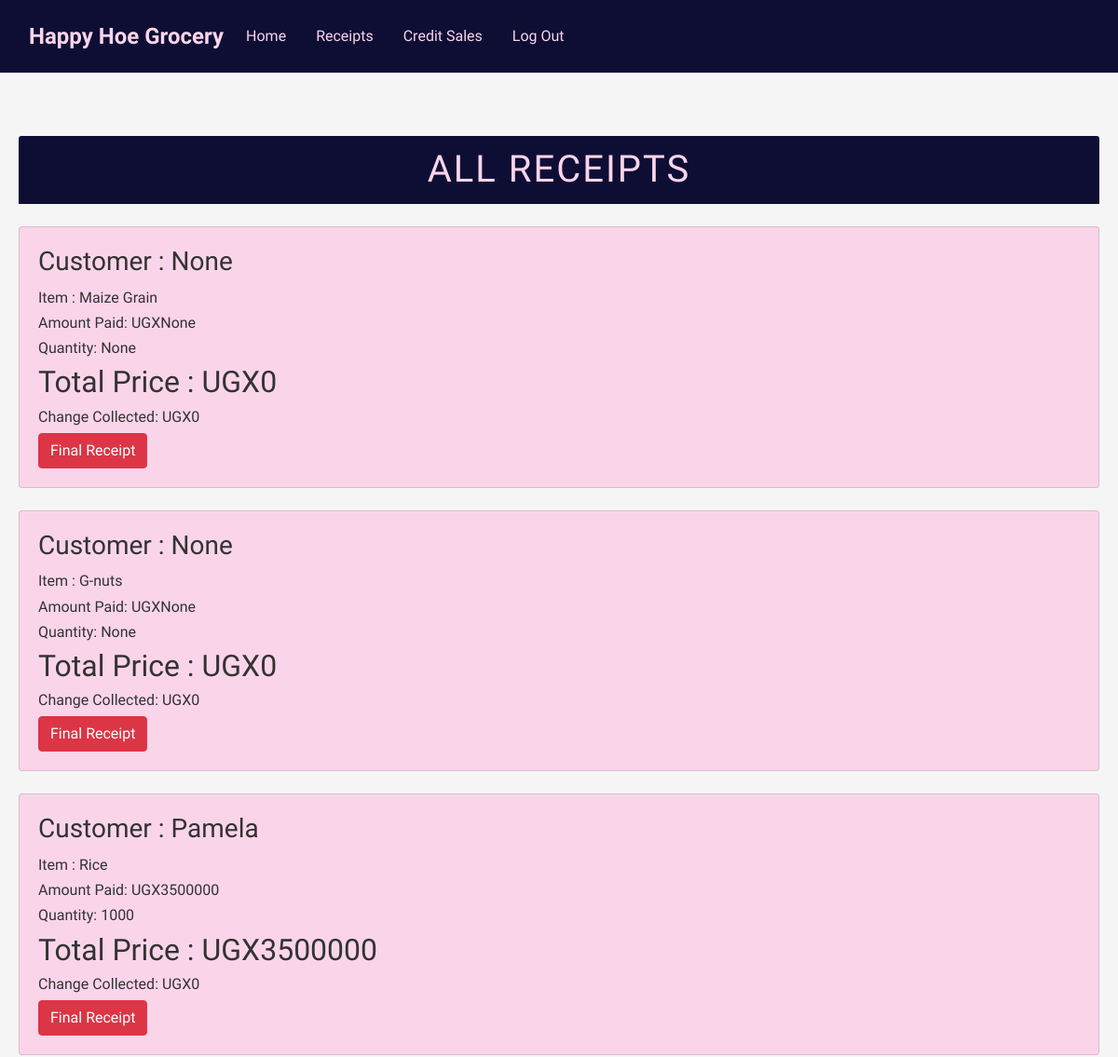
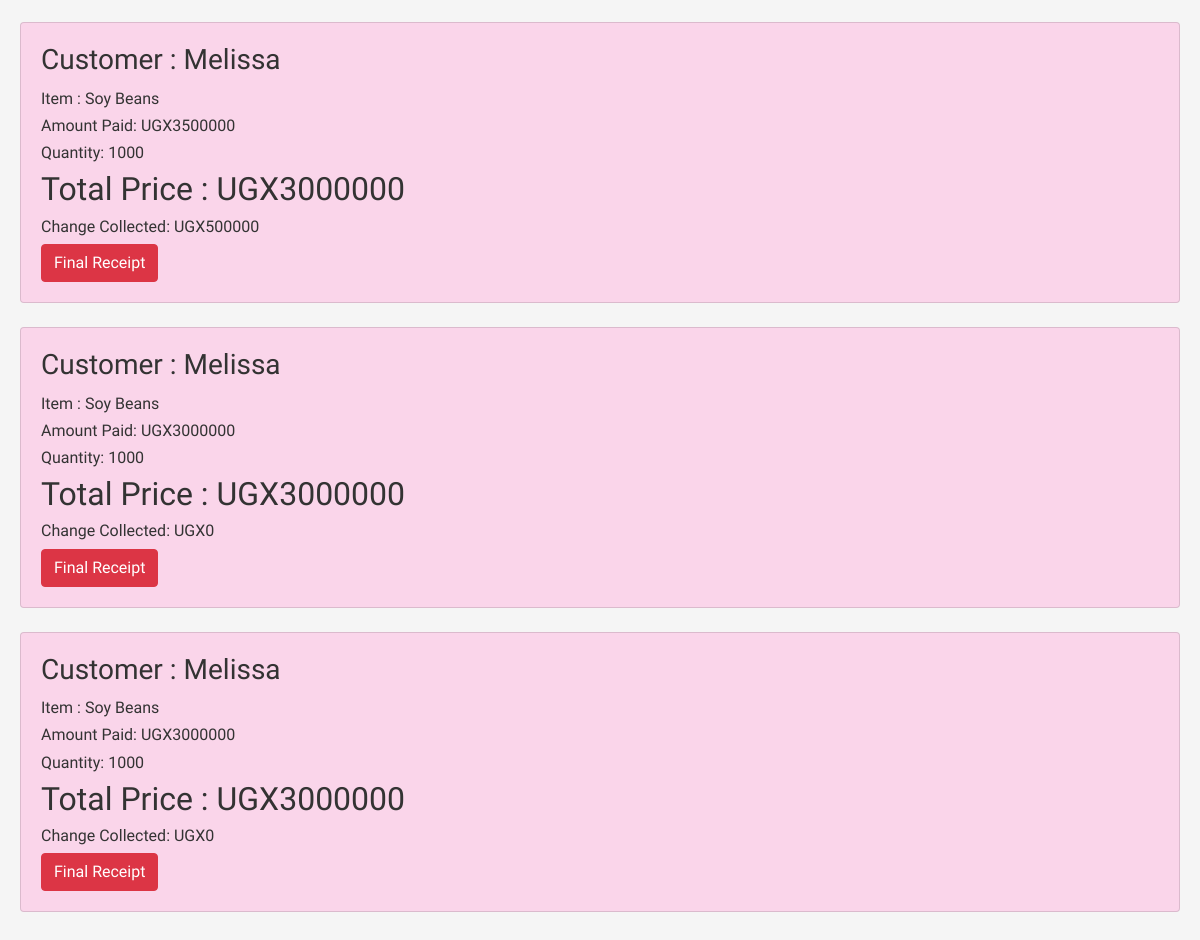
The app's page /receipt/ (signed in) with its own data (2 pictures, top to bottom).
### Groceryapp/models.py (models this page shows, shortened)
class Sale(models.Model):
    item = models.ForeignKey(Stock,on_delete=models.CASCADE)
    quantity = models.IntegerField(default=0, null=True, blank=True)
    amount_received = models.IntegerField(default=0, null=True, blank=True)
    issued_to = models.CharField(max_length=50, null=True, blank=True)
    unit_price = models.IntegerField(default=0, null=True, blank=True)
    def get_total(self):
        quantity = self.quantity if self.quantity is not None else 0
        unit_price = self.unit_price if self.unit_price is not None else 0
        total = quantity * unit_price
        return int(total)
    def get_change(self):
        amount_received = self.amount_received if self.amount_received is not None else 0
        total_price = self.get_total()
        change = amount_received - total_price
        return abs(int(change))

class Stock(models.Model):
    item_name = models.CharField(max_length=50, null=True, blank=True)
    stock_types = models.CharField(max_length=50, null=True, blank=True)
    stock_date = models.DateTimeField( auto_now_add = True, null= True, blank=True)
    stock_time =models.TimeField(auto_now_add=True)
    stock_quantity = models.IntegerField(default=0, null=True, blank=True)
    stock_cost = models.IntegerField(default=0, null=True, blank=True)
    stock_dealer_name = models.CharField(max_length=50, null=True, blank=True)
    stock_contact = models.CharField(max_length=50, null=True, blank=True)
    stock_branch_name = models.CharField(max_length=50, null=True, blank=True)
    unit_price = models.IntegerField(default=0, null=True, blank=True)
    def __str__(self):
        return self.item_name

### Groceryapp/views.py (the view)
# urls.py: path('receipt/',views.receipt,name='receipt'),
@login_required
def receipt(request):
    sales = Sale.objects.all().order_by('-id')
    return render(request, 'Groceryapp/receipt.html', {'sales': sales})

### Groceryapp/templates/Groceryapp/receipt.html (shortened to what this page needs)
{% extends 'Groceryapp/base.html'%}
{% block content%}
<br /><br>
<div class="container">
  <h1 class="card-header text-center">ALL RECEIPTS</h1><br>
  {% for sale in sales %}
  <div class="card">
    <div class="card-body">
      <h3 class="card-title">Customer : {{sale.issued_to | title}}</h3>
      <h6 class="card-text">Item : {{sale.item}}</h6>
      <h6 class="card-text">Amount Paid:  UGX{{ sale.amount_received }}</h6>
      <h6 class="card-text">Quantity: {{sale.quantity }}</h6>
      <h2>Total Price :  UGX{{ sale.get_total }}</h2>
      <div style="flex: 1">
        <h6 class="card-text">Change Collected:  UGX{{ sale.get_change }}</h6>
        <a href="{% url 'receipt_detail' sale.id %}">
          <input
            type="submit"
            value="Final Receipt"
            class="btn btn-danger"
            type="button"
          />
        </a>
      </div>
    </div>
  </div>
  <br />
  {% endfor %}
</div>
{% endblock %}

### Groceryapp/templates/Groceryapp/base.html (style rules this page uses)
:root { --dark-blue: rgb(14,14,53); --palette-pink:rgb(250, 213,234); --light-gray: #f5f5f5; }
body { font-family: 'Raleway', sans-serif; background-color: var(--light-gray); color: #333; }
.container { max-width: 1200px; margin: 0 auto; padding: 20px; }
h1 { color: rgb(14, 14, 53); margin-bottom: 30px; font-size: 2.5em; text-transform: uppercase; letter-spacing: 2px; }

### Groceryapp/templates/Groceryapp/receipt.html (style rules this page uses)
.card { background-color: rgb(250,213,234); }
.card-header { background-color: rgb(14,14,53); color: rgb(250,213,234); transition: background-color 0.3s ease; }

### records on screen
Sale: issued_to "None", item "Maize Grain", amount_received "None", quantity "None", get_total "0", get_change "0"
Sale: issued_to "None", item "G-nuts", amount_received "None", quantity "None", get_total "0", get_change "0"
Sale: issued_to "Pamela", item "Rice", amount_received "3500000", quantity "1000", get_total "3500000", get_change "0"
Sale: issued_to "Melissa", item "Soy Beans", amount_received "3500000", quantity "1000", get_total "3000000", get_change "500000"
Sale: issued_to "Melissa", item "Soy Beans", amount_received "3000000", quantity "1000", get_total "3000000", get_change "0"
Sale: issued_to "Melissa", item "Soy Beans", amount_received "3000000", quantity "1000", get_total "3000000", get_change "0"
